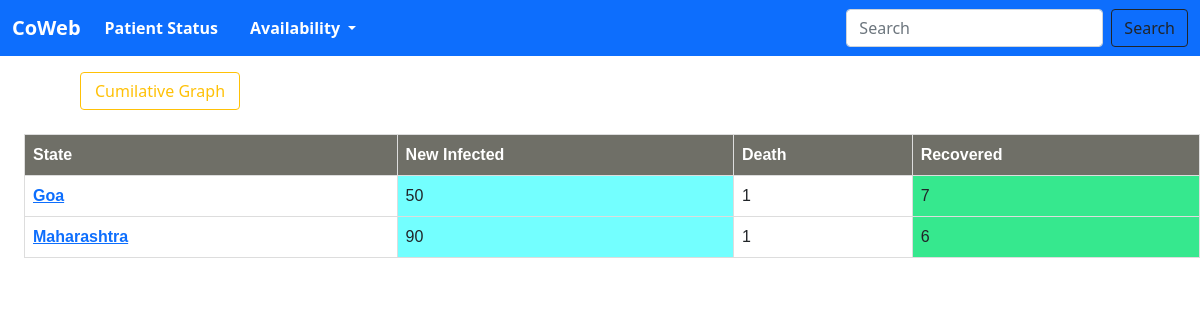
Screenshot of /patient_status/ with the database file from the repository.
### analysis/models.py (models this page shows, shortened)
class Patient_Status(models.Model):
    cured = models.IntegerField(default=1)
    death = models.IntegerField(default=1)
    admitted = models.IntegerField(default=1)
    state = models.CharField(max_length=100)

### analysis/views.py (the view)
# urls.py: path('patient_status/',views.patient_status, name='patient_status'),
def patient_status(request):
    allPosts = Patient_Status.objects.all()
    params = {'allPosts': allPosts}
    return render(request, 'patient_status.html', params)

### analysis/templates/patient_status.html (shortened to what this page needs)
{% extends "analysis.html" %}
{% load static %}
{% block body %}
<body>
<a type="button" class="btn btn-outline-warning graph" href="{% url 'graph' %}">Cumilative Graph</a>
<table>
  <tr>
    <th>State</th>
    <th>New Infected</th>
    <th>Death</th>
    <th>Recovered</th>
  </tr>
  {% for i in allPosts  %}
  <tr>
    <td><a href="#">{{i.state}}</a></td>
    <td>{{i.admitted}}</td>
    <td>{{i.death}}</td>
    <td>{{i.cured}}</td>
  </tr>
  {% endfor %}
</table>
</body>
{% endblock %}

### analysis/templates/analysis.html (style rules this page uses)
a { font-weight: 600; margin-right: 1rem; }

### analysis/templates/patient_status.html (style rules this page uses)
table { font-family: arial, sans-serif; border-collapse: collapse; width: 98%; margin: 1.5rem; }
td, th { border: 1px solid #dddddd; text-align: left; padding: 8px; }
th { background-color: #6f6f67; color: white; }
td:nth-child(2) { background-color: #73ffff; }
td:nth-child(4) { background-color: #36e88e; }
.graph { width: 10rem; margin-left: 5rem; margin-top: 1rem; }

### rows the page displays
Patient_Status: state "Goa", admitted "50", death "1", cured "7"
Patient_Status: state "Maharashtra", admitted "90", death "1", cured "6"
